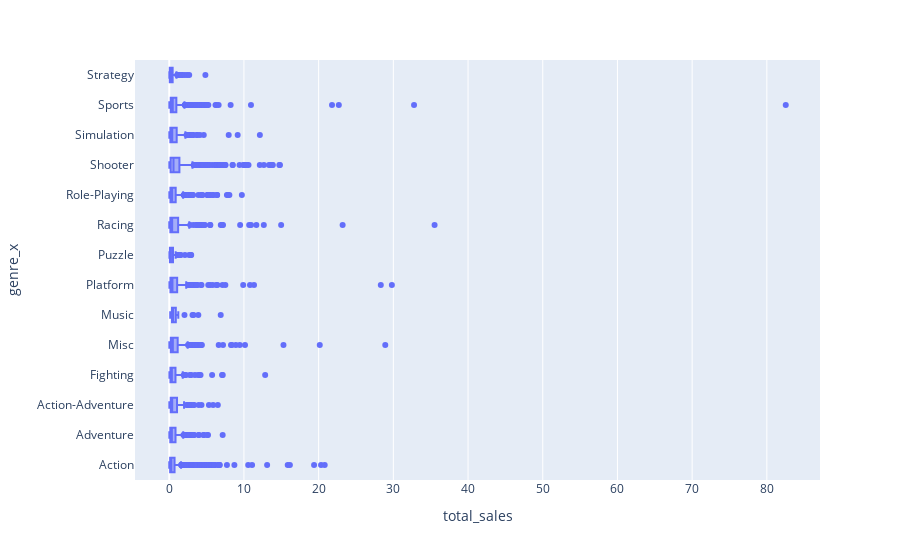

The cell this chart's notebook holds for it:
### Code cell
gen_crit = px.box(vg_df, y="genre_x", x="total_sales")
gen_crit.show()

### Figure 1 — Plotly figure (JSON) as saved in the notebook; plotly's stock layout.template omitted (floating-point values rounded to 4 significant figures; data arrays with more than 128 entries replaced by an {"elided": "..."} marker saying what was removed)
{"data": [{"alignmentgroup": "True", "hovertemplate": "total_sales=%{x}<br>genre_x=%{y}<extra></extra>", "legendgroup": "", "marker": {"color": "#636efa"}, "name": "", "notched": false, "offsetgroup": "", "orientation": "h", "showlegend": false, "type": "box", "x": {"elided": "4482 float values"}, "x0": " ", "xaxis": "x", "y": {"elided": "4482 str values"}, "y0": " ", "yaxis": "y"}], "layout": {"autosize": true, "boxmode": "group", "legend": {"tracegroupgap": 0}, "margin": {"t": 60}, "xaxis": {"anchor": "y", "autorange": true, "domain": [0, 1], "range": [-4.585, 87.11], "title": {"text": "total_sales"}, "type": "linear"}, "yaxis": {"anchor": "x", "autorange": true, "domain": [0, 1], "range": [-0.5, 13.5], "title": {"text": "genre_x"}, "type": "category"}}}
